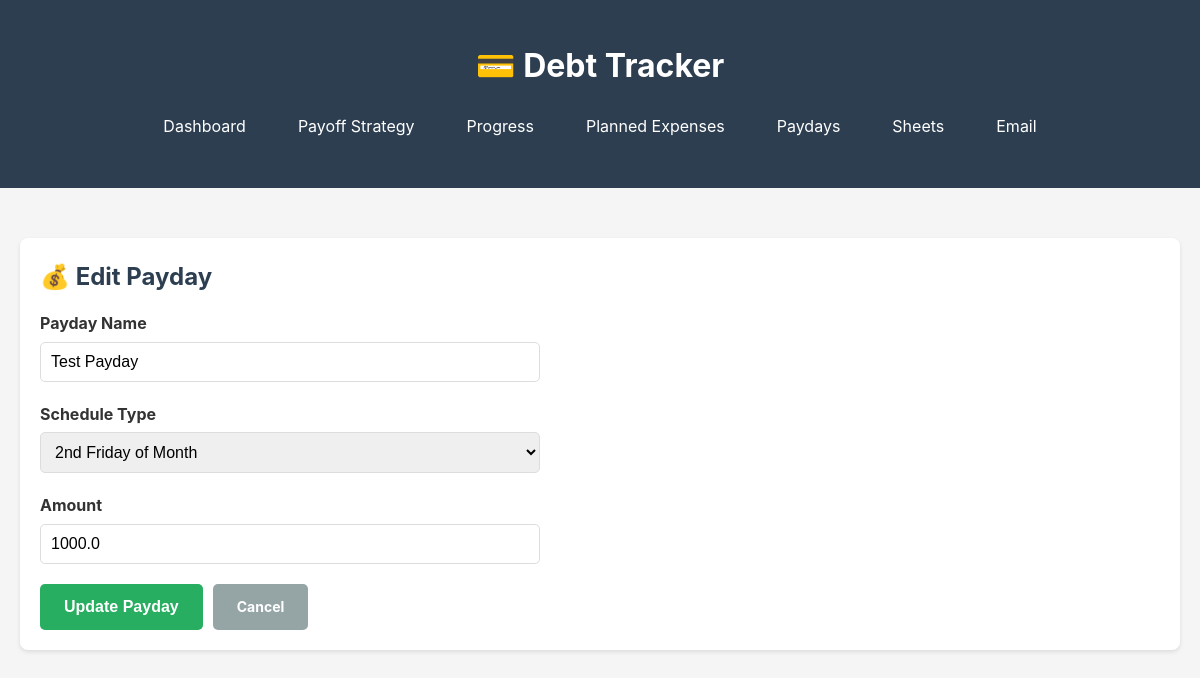
The page /paydays/1/edit (signed in) on the database its author committed.
### tables this page shows
CREATE TABLE paydays (
            id INTEGER PRIMARY KEY AUTOINCREMENT,
            day INTEGER NOT NULL,
            amount REAL NOT NULL,
            name TEXT DEFAULT 'Payday',
            is_active INTEGER DEFAULT 1,
            created_at TIMESTAMP DEFAULT CURRENT_TIMESTAMP
        , payday_type TEXT DEFAULT 'day_of_month', weekday INTEGER DEFAULT 5, week_number INTEGER);

### app.py (the view, shortened to what this page needs)
@app.route('/paydays/<int:payday_id>/edit', methods=['GET', 'POST'])
@login_required
def edit_payday(payday_id):
    conn = get_db()
    cursor = conn.cursor()
    cursor.execute('SELECT * FROM paydays WHERE id = ?', (payday_id,))
    payday = cursor.fetchone()
    conn.close()
    return render_template('payday_form.html', payday=payday, title='Edit Payday')

### app.py (called while the page is built)
def login_required(f):
    from functools import wraps
    @wraps(f)
    def decorated_function(*args, **kwargs):
        if 'logged_in' not in session:
            return redirect(url_for('login'))
        return f(*args, **kwargs)
    return decorated_function

def get_db():
    conn = sqlite3.connect(DATABASE)
    conn.row_factory = sqlite3.Row
    return conn

### templates/payday_form.html (shortened to what this page needs)
{% extends "base.html" %}
{% block content %}
<div class="card">
    <h2>💰 {{ title }}</h2>
    <form method="POST" style="max-width: 500px;">
        <div style="margin-bottom: 20px;">
            <label style="display: block; margin-bottom: 5px; font-weight: bold;">Payday Name</label>
            <input type="text" name="name" value="{{ payday.name if payday else 'Payday' }}" required
                   style="width: 100%; padding: 10px; border: 1px solid #ddd; border-radius: 5px; font-size: 16px;"
                   placeholder="e.g., Bi-weekly, Bonus">
        </div>
        <div style="margin-bottom: 20px;">
            <label style="display: block; margin-bottom: 5px; font-weight: bold;">Schedule Type</label>
            <select name="payday_type" id="paydayType" onchange="togglePaydayFields()"
                    style="width: 100%; padding: 10px; border: 1px solid #ddd; border-radius: 5px; font-size: 16px;">
                <option value="second_friday" {% if payday and payday.payday_type == 'second_friday' %}selected{% endif %}>2nd Friday of Month</option>
            </select>
        </div>
        <div style="margin-bottom: 20px;">
            <label style="display: block; margin-bottom: 5px; font-weight: bold;">Amount</label>
            <input type="number" name="amount" value="{{ payday.amount if payday else '' }}" required step="0.01" min="0"
                   style="width: 100%; padding: 10px; border: 1px solid #ddd; border-radius: 5px; font-size: 16px;"
                   placeholder="0.00">
        </div>
        <div style="display: flex; gap: 10px;">
            <button type="submit" class="btn" style="background: #27ae60; color: white; padding: 12px 24px; border: none; border-radius: 5px; font-size: 16px; cursor: pointer; font-weight: bold;">
                {{ 'Update' if payday else 'Add' }} Payday
            </button>
            <a href="/paydays" class="btn" style="background: #95a5a6; color: white; padding: 12px 24px; border-radius: 5px; text-decoration: none; font-weight: bold;">Cancel</a>
        </div>
    </form>
</div>
{% endblock %}

### templates/base.html (style rules this page uses)
* { margin: 0; padding: 0; box-sizing: border-box; }
body { font-family: -apple-system, BlinkMacSystemFont, 'Segoe UI', Roboto, Oxygen, Ubuntu, sans-serif; background: #f5f5f5; color: #333; line-height: 1.6; }
.card { background: white; border-radius: 8px; padding: 20px; margin-bottom: 20px; box-shadow: 0 2px 4px rgba(0,0,0,0.1); }
.card h2 { margin-bottom: 15px; color: #2c3e50; }
.btn { display: inline-block; padding: 10px 20px; background: #3498db; color: white; text-decoration: none; border-radius: 4px; border: none; cursor: pointer; transition: background 0.3s; font-size: 14px; }

### rows shown on the page
paydays: name "Test Payday", payday_type "2nd Friday of Month", amount "1000.0"

### other values the page prints
{{ title }} "Edit Payday"
{{ 'Update' if payday else 'Add' }} "Update"
